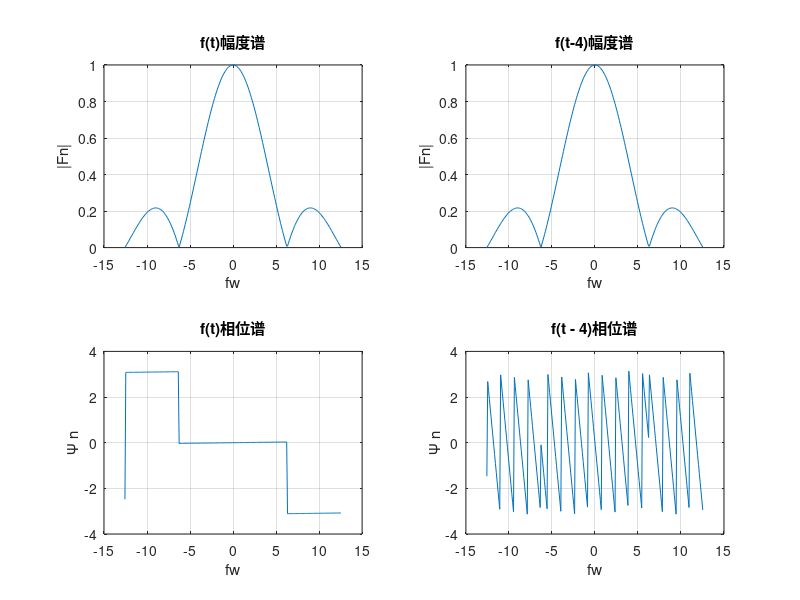

Write the MATLAB code that produced this figure. (Note: this script raises an error after producing the figure.)
% 信号与系统实验三
% 2023-04-24

% 时移和频移性质

T = 0.01;
t = -6:0.01:6;
dw = 0.1;
w = -4 * pi:dw:4 * pi;
F1 = rectpuls(t) * exp(-1i * t' * w) * T;
F2 = rectpuls(t - 4) * exp(-1i * t' * w) * T;
a1 = abs(F1);
phaF1 = angle(F1);
a2 = abs(F2);
phaF2 = angle(F2);

figure(1);

% f(t) 幅度谱
subplot(2, 2, 1);
plot(w, a1);
xlabel('fw');
ylabel('|Fn|');
title('f(t)幅度谱');
grid on;

% f(t - 4) 幅度谱
subplot(2, 2, 2);
plot(w, a2);
xlabel('fw');
ylabel('|Fn|');
title('f(t-4)幅度谱');
grid on;

% f(t) 相位谱
subplot(2, 2, 3);
plot(w, phaF1);
xlabel('fw');
ylabel('\Psi n');
title('f(t)相位谱');
grid on;

% f(t - 4) 相位谱
subplot(2, 2, 4);
plot(w, phaF2);
xlabel('fw');
ylabel('\Psi n');
title('f(t - 4)相位谱');
grid on;

% 对称性质

T = 0.01;
t = -6:0.01:6;
dw = 0.1;
w = -4 * pi:dw:4 * pi;
y = sinc(2 * t / pi);
F3 = y * exp(-1i * t' * w) * T;
F4 = (heaviside(-t / 2) - heaviside(t / 2)) * exp(-1i * t' * w) * T;
a3 = abs(F3);
phaF3 = angle(F3);
a4 = abs(F4);
phaF4 = angle(F4);

figure(2);

subplot(2, 2, 1);
plot(w, a3);
xlabel('w');
ylabel('|F3n|');
title('Sa(\Omega_0 t) 幅度谱');

subplot(2, 2, 2);
plot(w, a4);
xlabel('w');
ylabel('|F4n|');
title('g_\tau (t) 幅度谱');

subplot(2, 2, 3);
plot(w, phaF3);
xlabel('w');
ylabel('\Psi 3n');
title('Sa(\Omega_0 t) 相位谱');

subplot(2, 2, 4);
plot(w, phaF4);
xlabel('w');
ylabel('\Psi 4n');
title('g_\tau (t) 相位谱');

% 尺度变换性质

T = 0.01;
t = -6:0.01:6;
dw = 0.1;
w = -4 * pi:dw:4 * pi;
F5 = rectpuls(t) * exp(-1i * t' * w) * T;
F6 = rectpuls(2 * t) * exp(-1i * t' * w) * T;
a5 = abs(F5);
phaF5 = angle(F5);
a6 = abs(F6);
phaF6 = angle(F6);

figure(3);

% f(t) 幅度谱
subplot(2, 2, 1);
plot(w, a5);
xlabel('fw');
ylabel('|F5n|');
title('f(t)幅度谱');
grid on;

% f(2 * t) 幅度谱
subplot(2, 2, 2);
plot(w, a6);
xlabel('fw');
ylabel('|F6n|');
title('f(2t)幅度谱');
grid on;

% f(t) 相位谱
subplot(2, 2, 3);
plot(w, phaF5);
xlabel('fw');
ylabel('\Psi 5n');
title('f(t)相位谱');
grid on;

% f(t - 4) 相位谱
subplot(2, 2, 4);
plot(w, phaF6);
xlabel('fw');
ylabel('\Psi 6n');
title('f(2t)相位谱');
grid on;
